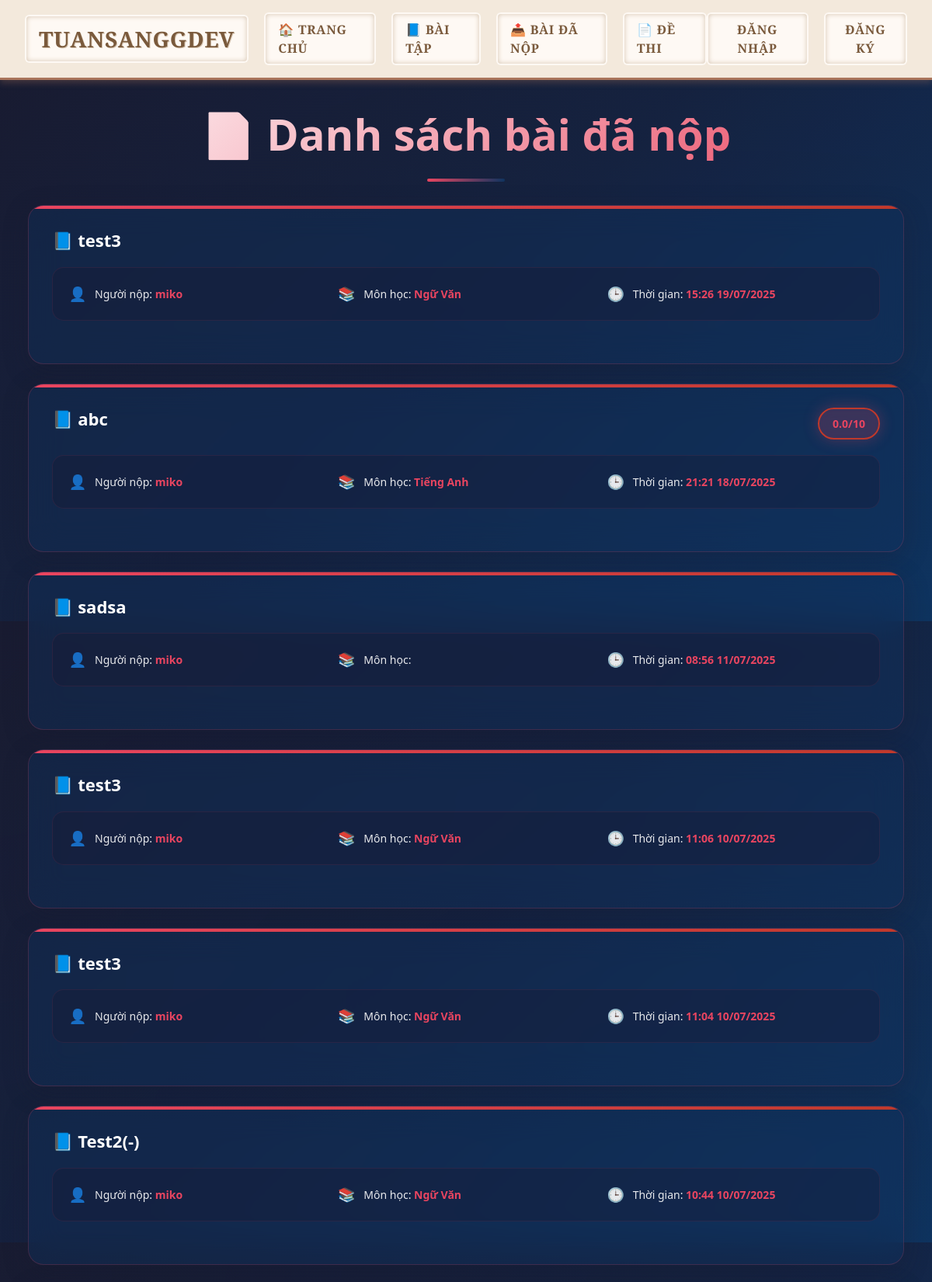
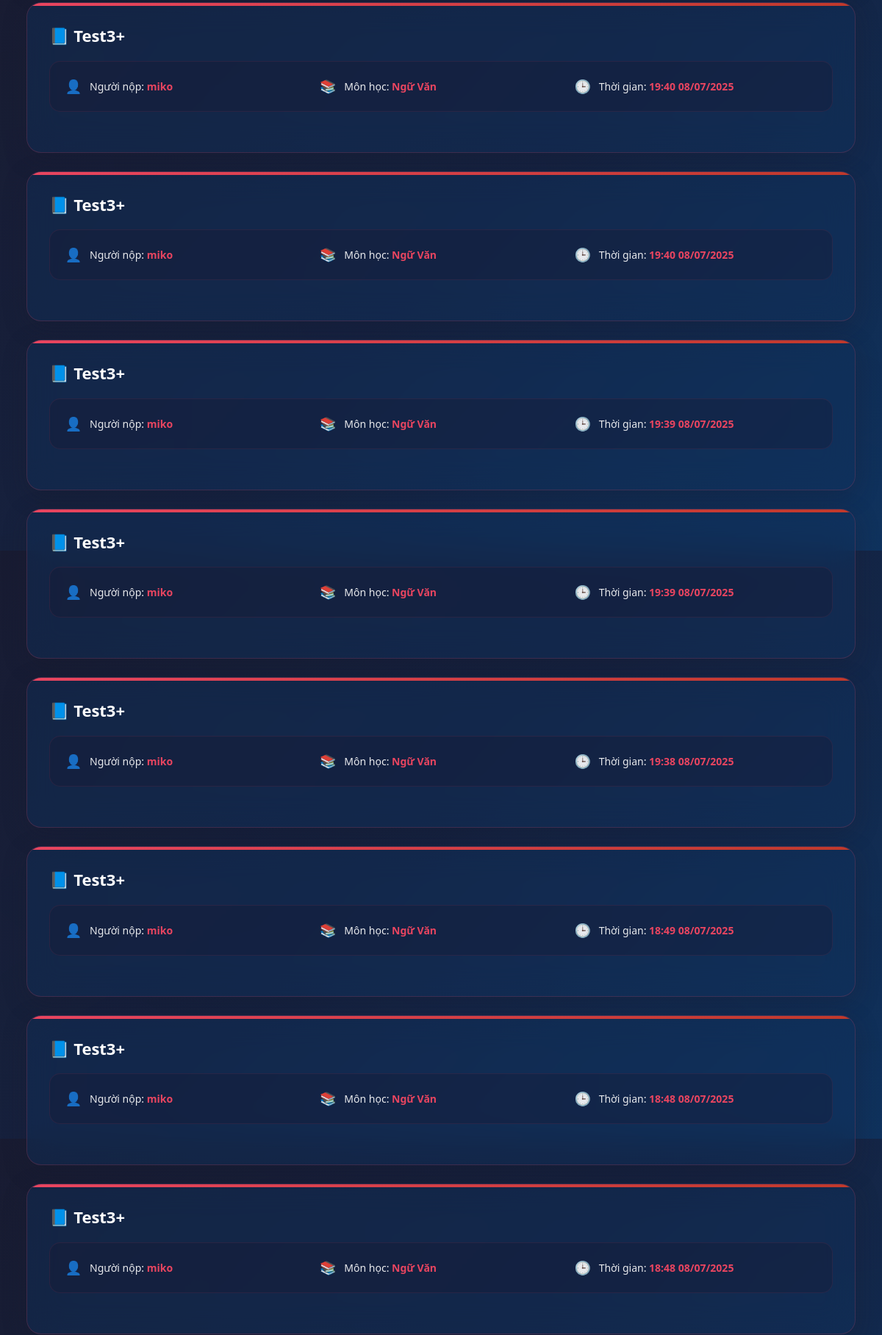
The app's page /submissions/ (upper part) with its own data (2 pictures, top to bottom).
### submissions/models.py (models this page shows, shortened)
class Submission(models.Model):
    user = models.ForeignKey(settings.AUTH_USER_MODEL, on_delete=models.CASCADE)
    problem = models.ForeignKey(Problem, on_delete=models.CASCADE)
    code = models.TextField()
    submitted_at = models.DateTimeField(auto_now_add=True)
    score = models.FloatField(null=True, blank=True)
    comment = models.TextField(null=True, blank=True)

### problems/models.py (models this page shows, shortened)
class Problem(models.Model):
    title = models.CharField(max_length=200)
    description = models.TextField()
    subject = models.CharField(max_length=10, choices=SUBJECT_CHOICES)
    question_type = models.CharField(max_length=10, choices=QUESTION_TYPE, default='WRIT')
    difficulty = models.CharField(max_length=10, choices=DIFFICULTY_LEVELS)
    author = models.ForeignKey(User, on_delete=models.CASCADE, null=True)
    grading_criteria = models.TextField(null=True, blank=True, help_text="Tiêu chí chấm bài (dành cho AI)")
    created_at = models.DateTimeField(default=timezone.now)
    choice_a = models.CharField(max_length=255, null=True, blank=True)
    choice_b = models.CharField(max_length=255, null=True, blank=True)
    choice_c = models.CharField(max_length=255, null=True, blank=True)
    choice_d = models.CharField(max_length=255, null=True, blank=True)
    correct_answer = models.CharField(
        max_length=1,
        choices=[('A', 'A'), ('B', 'B'), ('C', 'C'), ('D', 'D')],
        null=True, blank=True,
        help_text="Chỉ áp dụng cho câu hỏi trắc nghiệm"
    )

### users/models.py (models this page shows)
class CustomUser(AbstractUser):
    is_teacher = models.BooleanField(default=False)

### submissions/views.py (the view)
# urls.py: path('', submission_list, name='submission_list'),
def submission_list(request):
    submissions = Submission.objects.select_related('problem', 'user').order_by('-submitted_at')
    return render(request, 'submissions/list.html', {
        'submissions': submissions
    })

### submissions/templates/submissions/list.html (shortened to what this page needs)
{% extends 'base.html' %}
{% block content %}
<div class="submission-list">
    <div class="submission-header">
        <h1>📄 Danh sách bài đã nộp</h1>
    </div>
    <div class="submissions-grid">
        {% for submission in submissions %}
            <div class="submission-item {% if submission.score >= 80 %}status-correct{% elif submission.score >= 50 %}status-partial{% else %}status-incorrect{% endif %}">
                <div class="submission-header-row">
                    <h3>📘 {{ submission.problem.title }}</h3>
                    {% if submission.score is not None %}
                    <div class="submission-score {% if submission.score >= 80 %}high{% elif submission.score >= 50 %}medium{% else %}low{% endif %}">
                        {{ submission.score }}/10
                    </div>
                    {% endif %}
                </div>
                <div class="submission-meta">
                    <div class="meta-item">
                        <span>👤</span>
                        <div>
                            Người nộp: <strong>{{ submission.user.username }}</strong>
                        </div>
                    </div>
                    <div class="meta-item">
                        <span>📚</span>
                        <div>
                            Môn học: <strong>{{ submission.problem.get_subject_display }}</strong>
                        </div>
                    </div>
                    <div class="meta-item">
                        <span>🕒</span>
                        <div>
                            Thời gian: <strong>{{ submission.submitted_at|date:"H:i d/m/Y" }}</strong>
                        </div>
                    </div>
                </div>
            </div>
        {% endfor %}
    </div>
</div>
{% endblock %}

### templates/base.html (style rules this page uses)
* { margin: 0; padding: 0; box-sizing: border-box; }
body { font-family: 'Roboto', sans-serif; background: #f9f5f0; min-height: 100vh; color: #4b3b2b; }

### submissions/templates/submissions/list.html (style rules this page uses)
body { background: linear-gradient(135deg, #1A1A2E 0%, #16213E 50%, #0F3460 100%); min-height: 100vh; margin: 0; padding: 0; position: relative; overflow-x: hidden; }
body::before { content: ''; position: fixed; top: 0; left: 0; width: 100%; height: 100%; background: radial-gradient(circle at 20% 80%, rgba(233, 69, 96, 0.1) 0%, transparent 50%), radial-gradient(circle at 80% 20%, rgba(15, 52, 96, 0.1) 0%, transparent 50%), radial-gradient(circle at 40% 40%, rgba(22, 33, 62, 0.1) 0%, transparent 50%); pointer-events: none; z-index: -1; }
.submission-list { max-width: 1200px; margin: 0 auto; padding: 40px 20px; font-family: 'Segoe UI', Tahoma, Geneva, Verdana, sans-serif; }
.submission-header { text-align: center; margin-bottom: 50px; position: relative; }
.submission-header h1 { color: #ffffff; font-size: 3.5em; font-weight: 700; margin: 0; background: linear-gradient(135deg, #ffffff 0%, #E94560 100%); -webkit-background-clip: text; -webkit-text-fill-color: transparent; background-clip: text; text-shadow: none; position: relative; }
.submission-header::after { content: ''; position: absolute; bottom: -20px; left: 50%; transform: translateX(-50%); width: 100px; height: 4px; background: linear-gradient(90deg, #E94560, #0F3460); border-radius: 2px; animation: glow 2s ease-in-out infinite alternate; }
.submissions-grid { display: grid; gap: 25px; margin-bottom: 40px; }
.submission-item { background: rgba(15, 52, 96, 0.4); backdrop-filter: blur(20px); border: 1px solid rgba(233, 69, 96, 0.2); border-radius: 20px; padding: 30px; position: relative; overflow: hidden; transition: all 0.4s cubic-bezier(0.4, 0, 0.2, 1); box-shadow: 0 8px 32px rgba(26, 26, 46, 0.3); }
.submission-item::before { content: ''; position: absolute; top: 0; left: 0; right: 0; height: 4px; background: linear-gradient(90deg, #0F3460, #E94560); transition: all 0.3s ease; }
.submission-item.status-incorrect::before { background: linear-gradient(90deg, #E94560, #c0392b); }
.submission-header-row { display: flex; justify-content: space-between; align-items: flex-start; margin-bottom: 20px; gap: 20px; }
.submission-item h3 { margin: 0; color: #ffffff; font-size: 22px; font-weight: 700; flex: 1; line-height: 1.3; }
.submission-score { background: rgba(26, 26, 46, 0.8); padding: 8px 16px; border-radius: 25px; font-size: 14px; font-weight: 700; color: #ffffff; border: 2px solid rgba(233, 69, 96, 0.3); backdrop-filter: blur(10px); min-width: 80px; text-align: center; position: relative; overflow: hidden; }
.submission-score::before { content: ''; position: absolute; top: 0; left: -100%; width: 100%; height: 100%; background: linear-gradient(90deg, transparent, rgba(255, 255, 255, 0.1), transparent); transition: left 0.5s ease; }
.submission-score.low { background: rgba(233, 69, 96, 0.2); color: #E94560; border-color: #c0392b; box-shadow: 0 0 20px rgba(233, 69, 96, 0.3); }
.submission-meta { display: grid; grid-template-columns: repeat(auto-fit, minmax(200px, 1fr)); gap: 15px; margin-bottom: 25px; padding: 20px; background: rgba(26, 26, 46, 0.3); border-radius: 15px; border: 1px solid rgba(233, 69, 96, 0.1); }
.meta-item { display: flex; align-items: center; gap: 10px; color: rgba(255, 255, 255, 0.9); font-size: 14px; }
.meta-item span { font-size: 18px; width: 24px; text-align: center; }
.meta-item strong { color: #E94560; font-weight: 600; }
* { transition: all 0.3s cubic-bezier(0.4, 0, 0.2, 1); }

### records on screen
Submission: problem "test3", user.username "miko", problem.subject "Ngữ Văn", submitted_at "15:26 19/07/2025"
Submission: problem "abc", score "0.0", user.username "miko", problem.subject "Tiếng Anh", submitted_at "21:21 18/07/2025"
Submission: problem "sadsa", user.username "miko", submitted_at "08:56 11/07/2025"
Submission: problem "test3", user.username "miko", problem.subject "Ngữ Văn", submitted_at "11:06 10/07/2025"
Submission: problem "test3", user.username "miko", problem.subject "Ngữ Văn", submitted_at "11:04 10/07/2025"
Submission: problem "Test2(-)", user.username "miko", problem.subject "Ngữ Văn", submitted_at "10:44 10/07/2025"
Submission: problem "Test3+", user.username "miko", problem.subject "Ngữ Văn", submitted_at "19:40 08/07/2025"
Submission: problem "Test3+", user.username "miko", problem.subject "Ngữ Văn", submitted_at "19:40 08/07/2025"
Submission: problem "Test3+", user.username "miko", problem.subject "Ngữ Văn", submitted_at "19:39 08/07/2025"
Submission: problem "Test3+", user.username "miko", problem.subject "Ngữ Văn", submitted_at "19:39 08/07/2025"
Submission: problem "Test3+", user.username "miko", problem.subject "Ngữ Văn", submitted_at "19:38 08/07/2025"
Submission: problem "Test3+", user.username "miko", problem.subject "Ngữ Văn", submitted_at "18:49 08/07/2025"
Submission: problem "Test3+", user.username "miko", problem.subject "Ngữ Văn", submitted_at "18:48 08/07/2025"
Submission: problem "Test3+", user.username "miko", problem.subject "Ngữ Văn", submitted_at "18:48 08/07/2025"
